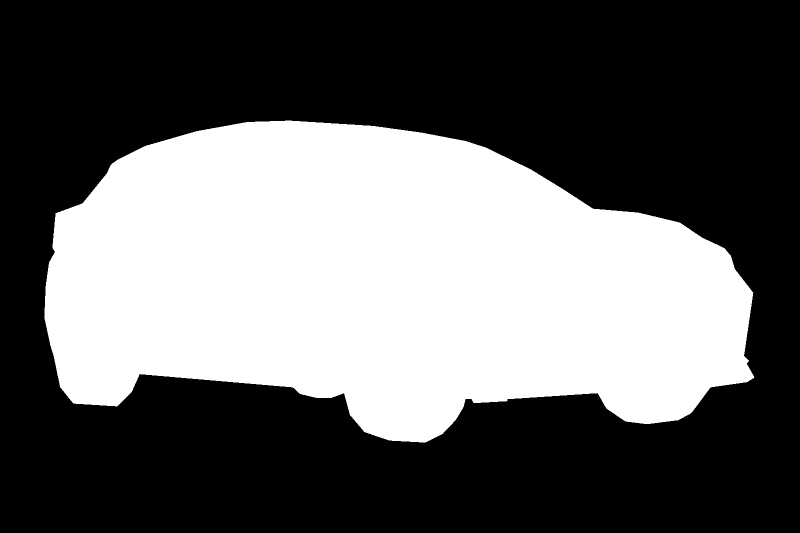
#> input picture yolov5/labs/lab4/gt_bin.png, 1600 x 1066 px, found by its file name (shown at 1/2 size); the run also reads 1 picture not shown here
$ python comapre_iou.py
#> lines starting #> are read from the running program, lines starting #| are printed output that depends on the picture; after the words box and inside, x2 and y2 are one past the last pixel; in counts of white or black regions, pixels touching at a corner belong together; long printed decimals are rounded
import numpy as np
import cv2


def iou_score(mask1, mask2):
    """
    คำนวณ IoU ระหว่าง mask1 กับ mask2
    mask1, mask2: numpy array หรือ torch tensor, binary mask (0 หรือ 1)
    return: IoU score (float)
    """
    # ถ้าเป็น torch tensor ให้แปลงเป็น numpy ก่อน
    if 'torch' in str(type(mask1)):
        mask1 = mask1.cpu().numpy()
    if 'torch' in str(type(mask2)):
        mask2 = mask2.cpu().numpy()

    # ทำให้เป็น binary 0/1 ชัดเจน
    mask1 = (mask1 > 0).astype(np.uint8)
    mask2 = (mask2 > 0).astype(np.uint8)

    intersection = np.logical_and(mask1, mask2).sum()
    union = np.logical_or(mask1, mask2).sum()

    if union == 0:
        return 1.0 if intersection == 0 else 0.0  # กรณีไม่มีอะไรเลยถือว่า IoU=1
    else:
        return intersection / union


def compare_masks_iou(yolov5_mask, unet_mask, gt_mask):
    """
    เปรียบเทียบ IoU ระหว่าง YOLOv5-seg, U-Net Carvana กับ GT mask
    รับ mask ทั้ง 3 เป็น binary numpy array หรือ torch tensor
    return dict ของ IoU score แต่ละคู่
    """
    iou_yolo_gt = iou_score(yolov5_mask, gt_mask)
    iou_unet_gt = iou_score(unet_mask, gt_mask)
    iou_yolo_unet = iou_score(yolov5_mask, unet_mask)

    return {
        "IoU YOLOv5 vs GT": iou_yolo_gt,
        "IoU U-Net vs GT": iou_unet_gt,
        "IoU YOLOv5 vs U-Net": iou_yolo_unet,
    }


def load_mask_from_image(path, target_size=None):
    # โหลดภาพ grayscale
    mask = cv2.imread(path, cv2.IMREAD_GRAYSCALE)
#> mask: shape (1066, 1600); 38.7% white; 1 white region, box (x1, y1, x2, y2) and area: (89, 241, 1509, 885) 659323
    if target_size is not None:
        mask = cv2.resize(mask, target_size, interpolation=cv2.INTER_NEAREST)
    return (mask > 127).astype(np.uint8)


def compute_iou(pred_mask, gt_mask):
    intersection = np.logical_and(pred_mask, gt_mask).sum()
    union = np.logical_or(pred_mask, gt_mask).sum()
    if union == 0:
        return 0.0
    return intersection / union


# โหลด GT เพียงครั้งเดียว
gt_mask = load_mask_from_image(
    'C:/university/241-353/T.Fern/program/labs/lab4/gt_bin.png')
gt_h, gt_w = gt_mask.shape  # เก็บขนาด
#> gt_h = 1066; gt_w = 1600

# โหลด YOLOv5 masks — resize ให้เท่ากับ GT
# yolov5_mask_025 = load_mask_from_image(
#     'C:/university/241-353/T.Fern/program/labs/lab4/myblue_mask_25.png', target_size=(gt_w, gt_h))
# yolov5_mask_075 = load_mask_from_image(
#     'C:/university/241-353/T.Fern/program/labs/lab4/myblue_mask_75.png', target_size=(gt_w, gt_h))
yolov5_mask_025 = load_mask_from_image(
    'C:/university/241-353/T.Fern/program/yolov5/runs/predict-seg/exp18/binary_masks_th0.25/myblue_binary_th0.25.png', target_size=(gt_w, gt_h))
#> call 2 of load_mask_from_image, with target_size = (1600, 1066)
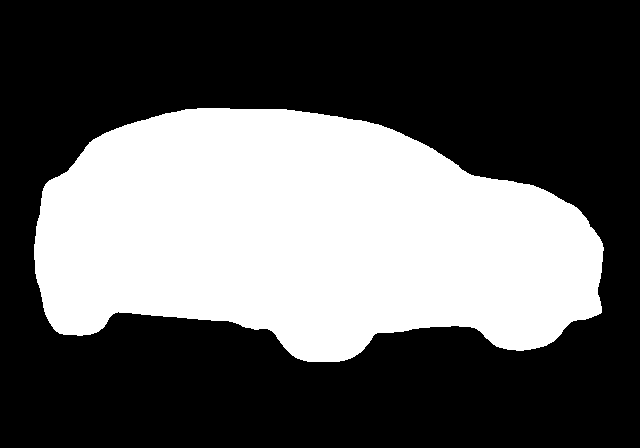
#> input picture yolov5/runs/predict-seg/exp18/binary_masks_th0.25/myblue_binary_th0.25.png, 640 x 448 px, found by its file name
#> in load_mask_from_image (call 2), `mask = cv2.imread(path, cv2.IMREAD_GRAYSCALE)`: mask: shape (448, 640); 37.2% white; 1 white region, box (x1, y1, x2, y2) and area: (34, 108, 604, 362) 106623
#> in load_mask_from_image (call 2), `mask = cv2.resize(mask, target_size, interpolation=cv2.INTER_NEAREST)`:
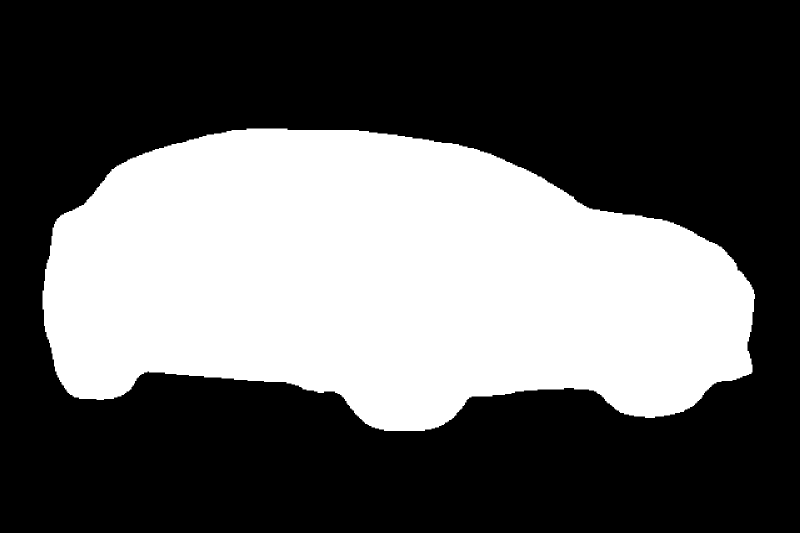
#> mask: shape (1066, 1600) (shown at 1/2 size); 37.2% white; 1 white region, box (x1, y1, x2, y2) and area: (85, 257, 1510, 862) 634262
yolov5_mask_075 = load_mask_from_image(
    'C:/university/241-353/T.Fern/program/yolov5/runs/predict-seg/exp19/binary_masks_th0.75/myblue_binary_th0.75.png', target_size=(gt_w, gt_h))

# โหลด U-Net masks — resize เช่นกัน
unet_mask_025 = load_mask_from_image(
    'C:/university/241-353/T.Fern/program/labs/lab4/unet05_25.png', target_size=(gt_w, gt_h))
#> call 4 of load_mask_from_image, with target_size = (1600, 1066)
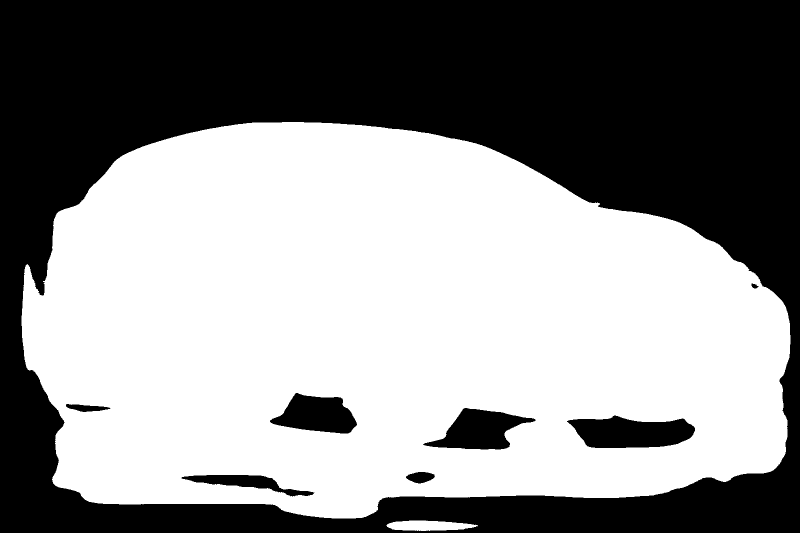
#> input picture yolov5/labs/lab4/unet05_25.png, 1600 x 1066 px, found by its file name (shown at 1/2 size)
#> in load_mask_from_image (call 4), `mask = cv2.imread(path, cv2.IMREAD_GRAYSCALE)`: mask: shape (1066, 1600); 54.8% white; 8 black regions, largest, box (x1, y1, x2, y2) and area: (0, 0, 1600, 1066) 733187, (1134, 831, 1390, 896) 12105, (846, 816, 1071, 899) 10063
unet_mask_075 = load_mask_from_image(
    'C:/university/241-353/T.Fern/program/labs/lab4/unet05_75.png', target_size=(gt_w, gt_h))
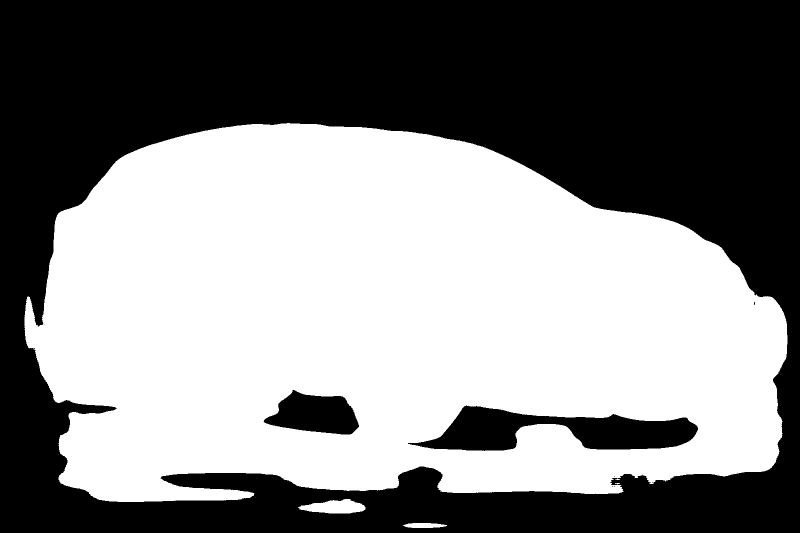
#> input picture yolov5/labs/lab4/unet05_75.png, 1600 x 1066 px, found by its file name (shown at 1/2 size)
#> in load_mask_from_image (call 5), `mask = cv2.imread(path, cv2.IMREAD_GRAYSCALE)`: mask: shape (1066, 1600); 51.5% white; 9 black regions (6 under 20 px), largest, box (x1, y1, x2, y2) and area: (0, 0, 1600, 1066) 788322, (816, 811, 1396, 902) 28077, (527, 780, 718, 869) 11134

print("IoU YOLOv5 (0.25):", compute_iou(yolov5_mask_025, gt_mask))
#> in compute_iou, `intersection = np.logical_and(pred_mask, gt_mask).sum()`: intersection = 631767
#> in compute_iou, `union = np.logical_or(pred_mask, gt_mask).sum()`: union = 661818
#| IoU YOLOv5 (0.25): 0.9546
print("IoU YOLOv5 (0.75):", compute_iou(yolov5_mask_075, gt_mask))
#| IoU YOLOv5 (0.75): 0.9546
print("IoU U-Net (0.25):", compute_iou(unet_mask_025, gt_mask))
#| IoU U-Net (0.25): 0.7036
print("IoU U-Net (0.75):", compute_iou(unet_mask_075, gt_mask))
#| IoU U-Net (0.75): 0.7428


# # โหลด GT เพียงครั้งเดียว
# gt_mask = load_mask_from_image(
#     'C:/university/241-353/T.Fern/program/labs/lab4/gt_bin.png')

# # โหลด YOLOv5 masks
# yolov5_mask_025 = load_mask_from_image(
#     'C:/university/241-353/T.Fern/program/labs/lab4/myblue_mask_25.png')
# yolov5_mask_075 = load_mask_from_image(
#     'C:/university/241-353/T.Fern/program/labs/lab4/myblue_mask_75.png')

# # โหลด U-Net masks
# unet_mask_025 = load_mask_from_image(
#     'C:/university/241-353/T.Fern/program/labs/lab4/unet05_25.png')
# unet_mask_075 = load_mask_from_image(
#     'C:/university/241-353/T.Fern/program/labs/lab4/unet05_75.png')

# # คำนวณ IoU
# print("IoU YOLOv5 (0.25):", compute_iou(yolov5_mask_025, gt_mask))
# print("IoU YOLOv5 (0.75):", compute_iou(yolov5_mask_075, gt_mask))
# print("IoU U-Net (0.25):", compute_iou(unet_mask_025, gt_mask))
# print("IoU U-Net (0.75):", compute_iou(unet_mask_075, gt_mask))
